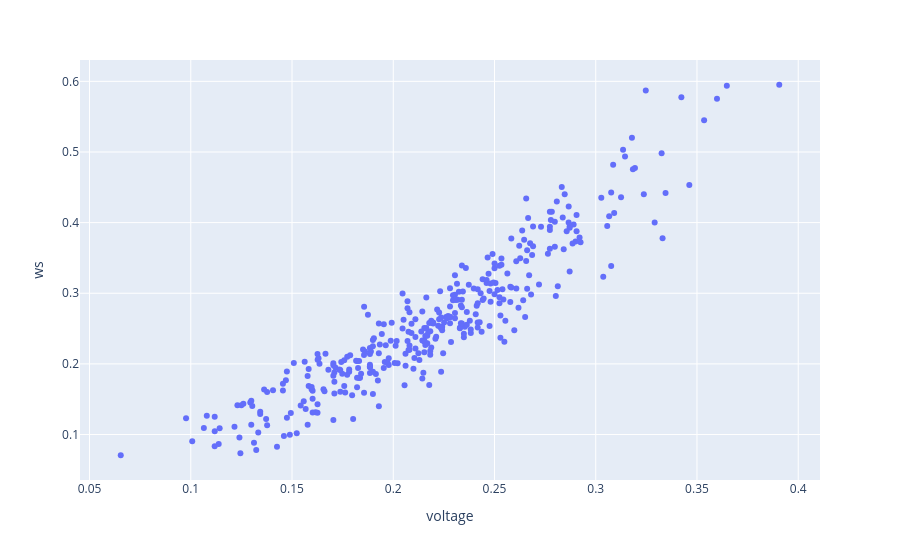

The cell this chart's notebook holds for it:
### Markdown cell above
### Correlación con resampleo de 10s

### Code cell
dix = data.resample("10s").mean()
px.scatter(dix, x=dix.voltage, y=dix.ws)

### Figure 1 — Plotly figure (JSON) as saved in the notebook; plotly's stock layout.template omitted (floating-point values rounded to 4 significant figures; data arrays with more than 128 entries replaced by an {"elided": "..."} marker saying what was removed)
{"data": [{"hovertemplate": "voltage=%{x}<br>ws=%{y}<extra></extra>", "legendgroup": "", "marker": {"color": "#636efa", "symbol": "circle"}, "mode": "markers", "name": "", "orientation": "v", "showlegend": false, "type": "scatter", "x": {"elided": "361 float values"}, "xaxis": "x", "y": {"elided": "361 float values"}, "yaxis": "y"}], "layout": {"legend": {"tracegroupgap": 0}, "margin": {"t": 60}, "xaxis": {"anchor": "y", "domain": [0, 1], "title": {"text": "voltage"}}, "yaxis": {"anchor": "x", "domain": [0, 1], "title": {"text": "ws"}}}}
